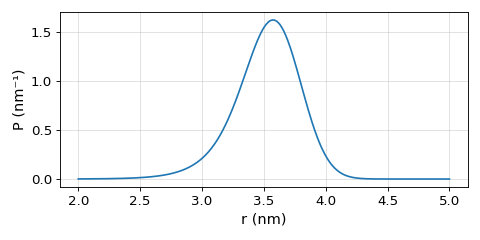

Source code (Python):
import deerlab as dl
import matplotlib.pyplot as plt 
import numpy as np 
model = dl.dd_wormgauss
r = np.linspace(2,5,400)
par0 = model.start
P = model(r,par0)
plt.figure(figsize=[6,3])
plt.plot(r,P)
plt.xlabel('r (nm)',fontsize=13)
plt.ylabel('P (nm⁻¹)',fontsize=13)
plt.grid(alpha=0.4)
plt.tick_params(labelsize=12)
plt.tick_params(labelsize=12)
plt.tight_layout()
